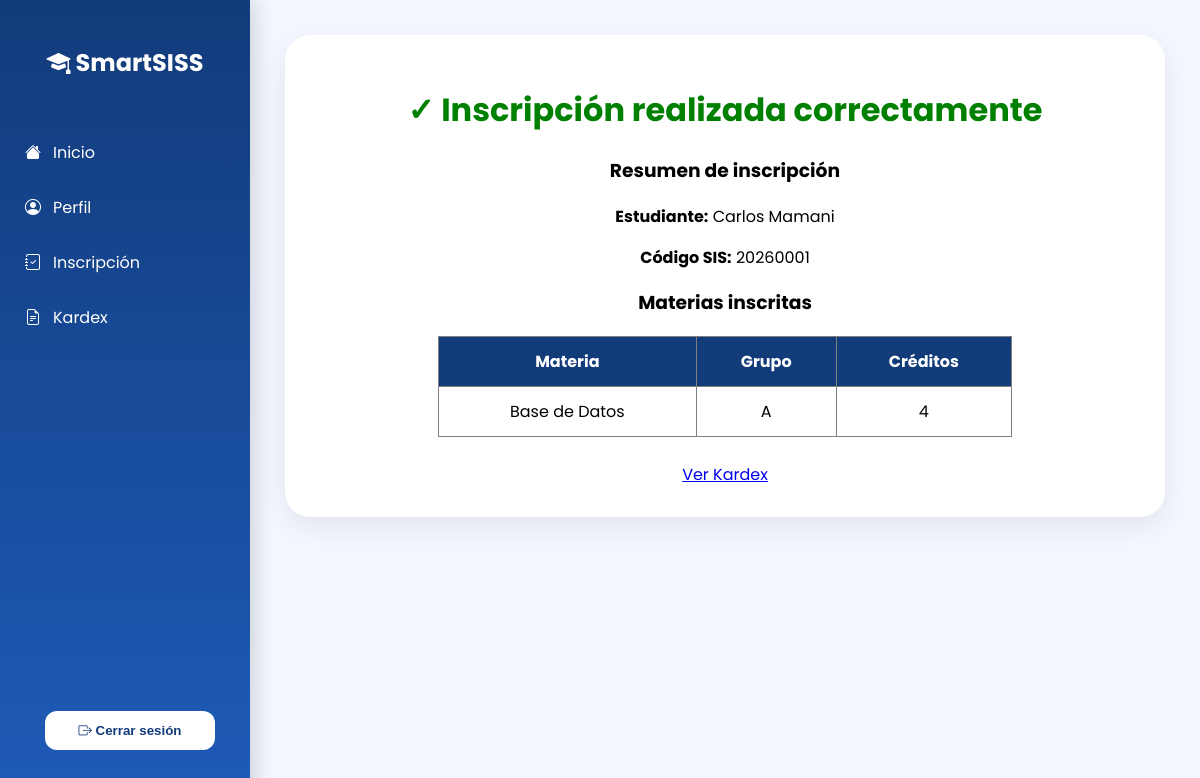
Screenshot of /inscripcion-completada/ with the database file from the repository.
### estudiantes/models.py (models this page shows, shortened)
class Estudiante(models.Model):
    cod_sis_est = models.CharField(
        max_length=20,
        primary_key=True
    )
    nombres_est = models.CharField(max_length=100)
    apellidos_est = models.CharField(max_length=100)
    carrera = models.ForeignKey(
        Carrera,
        on_delete=models.CASCADE
    )
    estado = models.CharField(
        max_length=20,
        default="Activo"
    )
    class Meta:
        db_table = "ESTUDIANTE"

class Grupo(models.Model):
    id_grupo = models.AutoField(primary_key=True)
    nombre_grupo = models.CharField(max_length=10)
    materia = models.ForeignKey(
        Materia,
        on_delete=models.CASCADE
    )
    docente = models.ForeignKey(
        Docente,
        on_delete=models.CASCADE
    )
    cupo = models.IntegerField(default=40)
    class Meta:
        db_table = "GRUPO"

class Materia(models.Model):
    id_materia = models.AutoField(primary_key=True)
    nombre = models.CharField(max_length=100)
    creditos = models.IntegerField()
    docente = models.ForeignKey(
        Docente,
        on_delete=models.CASCADE
    )
    class Meta:
        db_table = "MATERIA"

### estudiantes/views.py (the view)
def inscripcion_completada(request):
    estudiante = Estudiante.objects.first()
    grupos = Grupo.objects.all()
    return render(
        request,
        "inscripcion_completada.html",
        {
            "estudiante": estudiante,
            "grupos": grupos
        }
    )

### estudiantes/templates/inscripcion_completada.html (shortened to what this page needs)
{% extends "base.html" %}
{% block content %}
<div style="text-align:center;">
<h1 style="color:green;">
✓ Inscripción realizada correctamente
</h1>
<h3>
Resumen de inscripción
</h3>
<p>
<b>Estudiante:</b>
{{ estudiante.nombres_est }}
{{ estudiante.apellidos_est }}
</p>
<p>
<b>Código SIS:</b>
{{ estudiante.cod_sis_est }}
</p>
<h3>
Materias inscritas
</h3>
<table border="1" width="70%" align="center">
<tr>
<th>
Materia
</th>
<th>
Grupo
</th>
<th>
Créditos
</th>
</tr>
{% for grupo in grupos %}
<tr>
<td>
{{ grupo.materia.nombre }}
</td>
<td>
{{ grupo.nombre_grupo }}
</td>
<td>
{{ grupo.materia.creditos }}
</td>
</tr>
{% endfor %}
</table>
<br>
<a href="/kardex/">
Ver Kardex
</a>
</div>
{% endblock %}

### estudiantes/templates/base.html (style rules this page uses)
* { box-sizing:border-box; }
body { margin:0; font-family:'Poppins',sans-serif; background:#f4f7ff; }
table { background:white; border-collapse:collapse; }
th { background:#123b7a; color:white; }
td,th { padding:12px; }

### rows the page displays
Estudiante: nombres_est "Carlos", apellidos_est "Mamani", cod_sis_est "20260001"
Grupo: materia.nombre "Base de Datos", nombre_grupo "A", materia.creditos "4"
